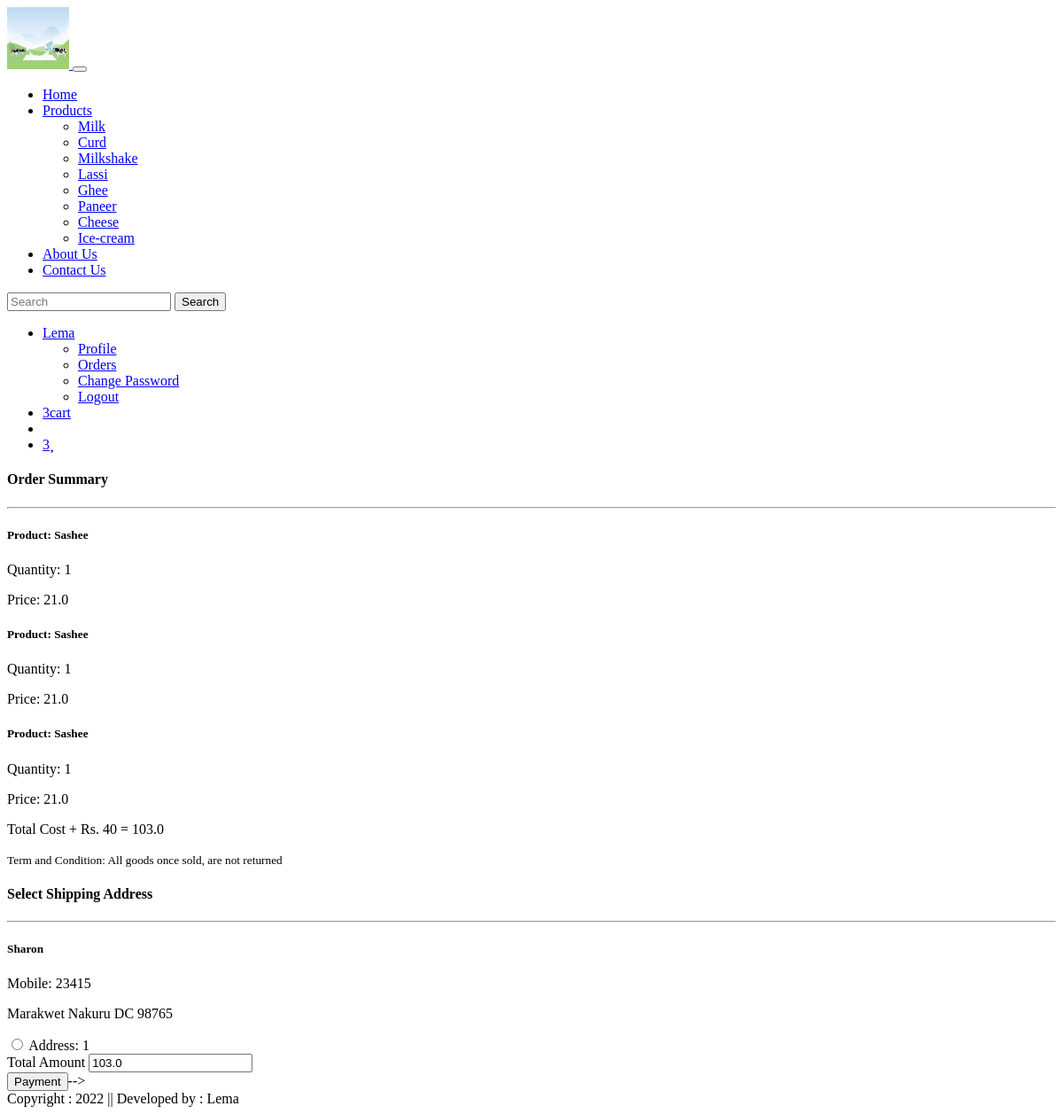
Screenshot of /checkout/ (signed in) with the database file from the repository.
### app/models.py (models this page shows, shortened)
class Cart(models.Model):
    user = models.ForeignKey(User,on_delete=models.CASCADE)
    product = models.ForeignKey(Product,on_delete=models.CASCADE)
    quantity = models.PositiveIntegerField(default=1)

class Product(models.Model):
    title = models.CharField(max_length=100)
    selling_price = models.FloatField()
    discounted_price = models.FloatField()
    description = models.TextField()
    composition = models.TextField(default='')
    prodapp = models.TextField(default='')
    category = models.CharField(choices=CATEGORY_CHOICES, max_length=2)
    product_image = models.ImageField(upload_to='product')

class Customer(models.Model):
    user = models.ForeignKey(User, on_delete=models.CASCADE)
    name = models.CharField(max_length=200)
    locality = models.CharField(max_length=200)
    city = models.CharField(max_length=50)
    mobile = models.IntegerField(default=0)
    zipcode = models.IntegerField()
    state = models.CharField(choices=STATE_CHOICES, max_length=100)

### app/views.py (the view)
# urls.py: path('checkout/', views.checkout.as_view(), name="checkout"),
@method_decorator(login_required, name="dispatch")
class checkout(View):
    def get(self,request):
        totalitem = 0
        wishlitem = 0
        if request.user.is_authenticated:
            totalitem=len(Cart.objects.filter(user=request.user))
            wishitem=len(Cart.objects.filter(user=request.user))
        user = request.user
        add=Customer.objects.filter(user=user)
        cart_items=Cart.objects.filter(user=user)
        famount = 0
        for p in cart_items:
            value = p.quantity * p.product.discounted_price
            famount = famount + value
        totalamount = famount + 40
        razoramount = int(totalamount + 100)
        return render(request, 'app/checkout.html',locals())

### app/templates/app/checkout.html (shortened to what this page needs)
{% extends 'app/base.html' %}
{% load static %}
{% block main-content %}
  <div class="container">
    <div class="row mt-5">
      <div class="col-sm-6">
        <h4>Order Summary</h4>
        <hr>
        {% for item in cart_items %}
          <div class="card mb-2">
            <div class="card-body">
              <h5>Product: {{item.product.title}}</h5>
              <p>Quantity: {{item.quantity}}</p>
              <p class="fw-bold">Price: {{item.product.discounted_price}}</p>
            </div>
          </div>
        {% endfor %}
        <p class="fw-bold">Total Cost + Rs. 40 = {{totalamount}}</p>
        <small>Term and Condition: All goods once sold, are not returned </small>
      </div>
      <div class="col-sm-4 offset-sm-1">
        <h4>Select Shipping Address</h4>
        <hr>
        <form method="post" id="myform">
          {% for ad in add %}
            <div class="card">
              <div class="card-body">
                <h5>{{ad.name}}</h5>
                <p>Mobile: {{ad.mobile}}</p>
                <p>{{ad.locality}} {{ad.city}} {{ad.state}} {{ad.zipcode}}</p>
              </div>
            </div>
            <div class="form-check mt-2 mb-5">
              <input class="form-check-input" type="radio" name="custid" id="custadd{{forloop.counter}}" value="{{ad.id}}">
              <label class="form-check-label fw-bold" for="custadd{{forloop.counter}}">
                <label class="form-check-label fw-bold" for="custadd{{forloop.counter}}">
                  Address: {{forloop.counter}}
                </label>
              </label>
            </div>
          {% endfor %}
          <div class="form-check mb-3">
            <label for="tot amount" class="form-label">Total Amount</label>
            <input type="number" class="form-control" name="totamount" value={{totalamount}} readonly>
          </div>
          <div class="text-end">
            <button id="rzp-button1" type="submit" class="btn btn-warning mt-3 px-5 fw-bold">Payment</button>-->
          </div>
        </form>
      </div>
    </div>
</div>
{% endblock main-content %}

### rows the page displays
Cart: product "Sashee", quantity "1", product.discounted_price "21.0"
Cart: product "Sashee", quantity "1", product.discounted_price "21.0"
Cart: product "Sashee", quantity "1", product.discounted_price "21.0"
Customer: name "Sharon", mobile "23415", locality "Marakwet", city "Nakuru", state "DC", zipcode "98765"

### other values shown
{{ totalitem }} "3"
{{ wishitem }} "3"
{{ totalamount }} "103.0"
